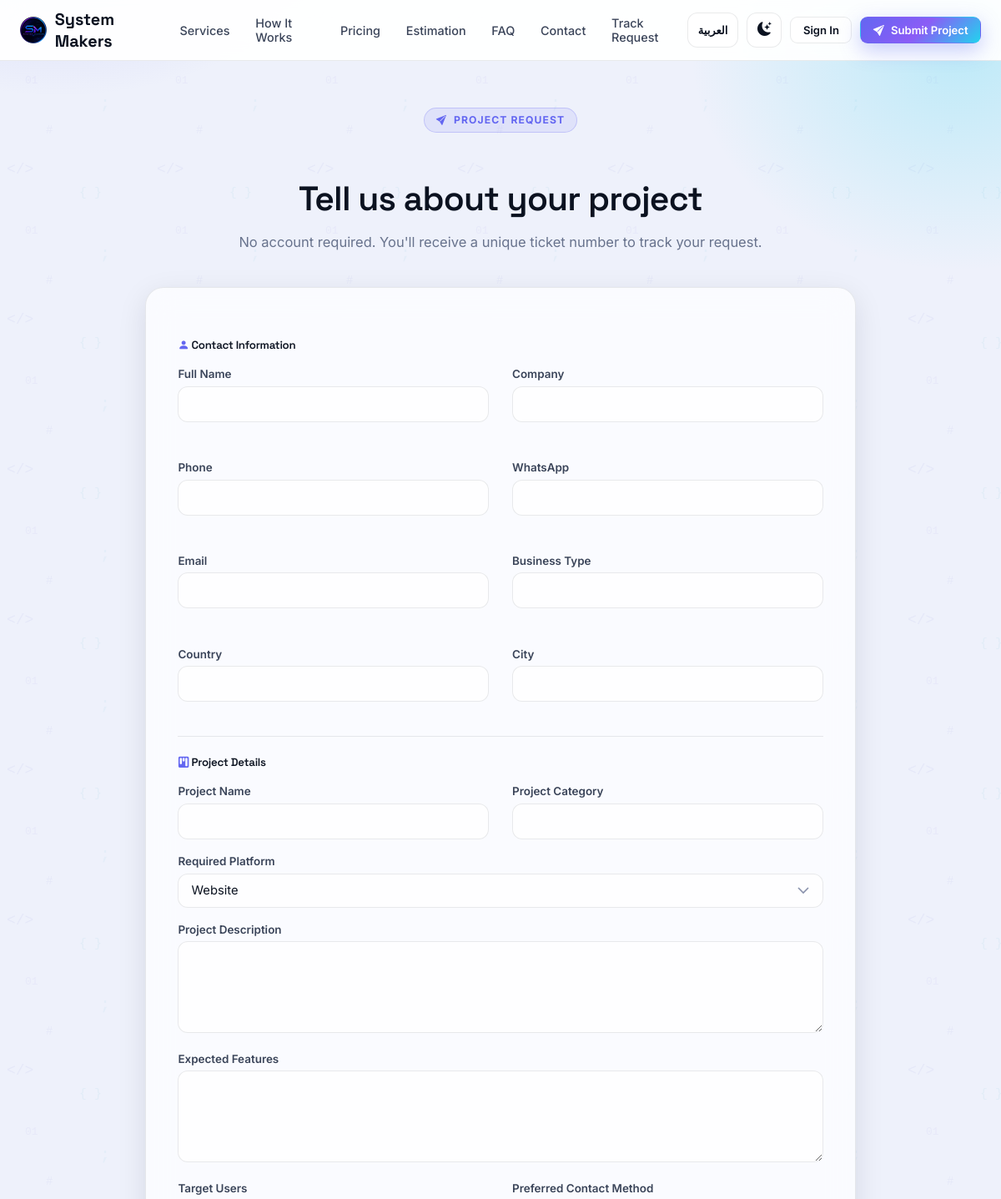
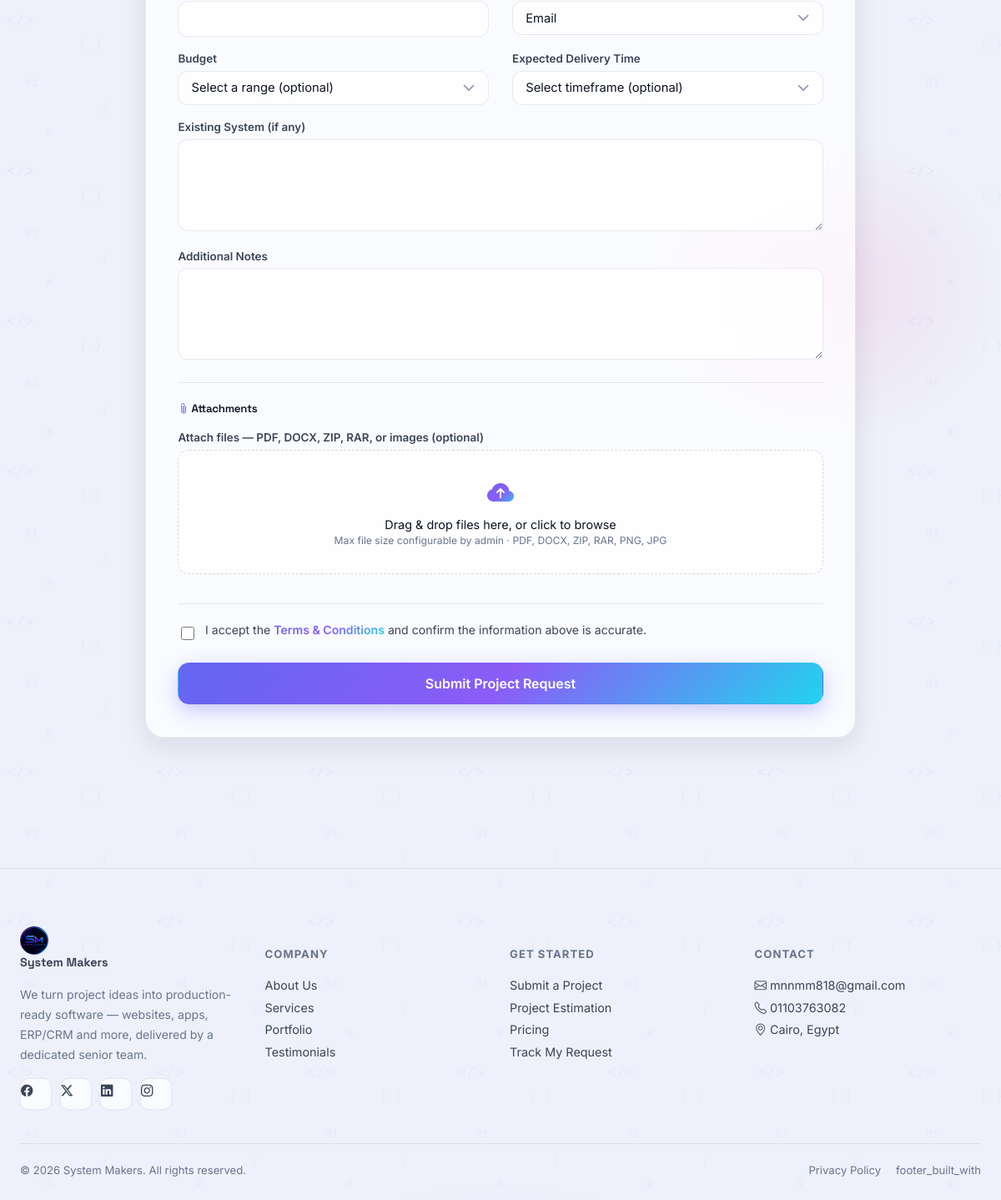
The page /request on the database its author committed (2 pictures, top to bottom).
### app/models/content.py (models this page shows, shortened)
class SiteSetting(db.Model):
    __tablename__ = "site_settings"
    id = db.Column(db.Integer, primary_key=True)
    key = db.Column(db.String(100), unique=True, nullable=False)
    value = db.Column(db.Text)
    updated_at = db.Column(db.DateTime, default=lambda: datetime.now(timezone.utc),
                            onupdate=lambda: datetime.now(timezone.utc))
    @staticmethod
    def get(key, default=""):
        row = SiteSetting.query.filter_by(key=key).first()
        return row.value if row else default

### app/routes/main.py (the view, shortened to what this page needs)
@main_bp.route("/request", methods=["GET", "POST"])
def project_request():
    form = _build_localized_request_form()
    if current_user.is_authenticated and not current_user.is_admin and request.method == "GET":
        form.full_name.data = current_user.full_name
        form.email.data = current_user.email
        form.phone.data = current_user.phone
        form.company.data = current_user.company
    return render_template("public/request_form.html", form=form)

### app/routes/main.py (called while the page is built)
@main_bp.context_processor
def inject_globals():
    return {
        "site_settings": {
            "contact_email": SiteSetting.get("contact_email", current_app.config["PROJECT_MANAGER_EMAIL"]),
            "contact_phone": SiteSetting.get("contact_phone", current_app.config["PROJECT_MANAGER_PHONE"]),
            "contact_address": SiteSetting.get("contact_address", "Cairo, Egypt"),
            "company_name": current_app.config["COMPANY_NAME"],
        }
    }

### app/translations.py (called while the page is built)
def get_translator(lang: str):
    table = TRANSLATIONS.get(lang, TRANSLATIONS["en"])
    fallback = TRANSLATIONS["en"]
    def t(key: str) -> str:
        return table.get(key) or fallback.get(key) or key
    return t

### app/utils/helpers.py (called while the page is built)
def localize_form_labels(form, t, mapping):
    for field_name, key in mapping.items():
        field = getattr(form, field_name, None)
        if field is not None:
            field.label.text = t(key)

def localize_choices(field, t, key_map):
    field.choices = [
        (value, t(key_map[value]) if value in key_map else label)
        for value, label in field.choices
    ]

### app/templates/public/request_form.html (shortened to what this page needs)
{% extends "layout_public.html" %}
{% macro field(f, col='') %}
<div class="field-group {{ col }}">
  {{ f.label(class="form-label") }}
  {{ f(class="form-control is-invalid" if f.errors else "form-control") }}
</div>
{% endmacro %}
{% macro select_field(f, col='') %}
<div class="field-group {{ col }}">
  {{ f.label(class="form-label") }}
  {{ f(class="form-select is-invalid" if f.errors else "form-select") }}
</div>
{% endmacro %}
{% block content %}
<section class="section" style="padding-top:56px;">
  <div class="container-xl" style="max-width:900px;">
    <div style="text-align:center; margin-bottom:40px;" class="reveal">
      <div class="eyebrow" style="margin-left:auto;margin-right:auto;"><i class="bi bi-send-fill"></i> {{ t('request_eyebrow') }}</div>
      <h1 class="section-title">{{ t('request_title') }}</h1>
      <p class="section-sub" style="margin:0 auto;">{{ t('request_sub') }}</p>
    </div>
    <form method="POST" enctype="multipart/form-data" class="glass reveal" style="padding:2.4rem;" novalidate>
      <h5 style="margin-bottom:18px;"><i class="bi bi-person-fill" style="color:var(--accent-indigo);"></i> {{ t('section_contact_info') }}</h5>
      <div class="grid-2">
        {{ field(form.full_name) }}
        {{ field(form.company) }}
        {{ field(form.phone) }}
        {{ field(form.whatsapp) }}
        {{ field(form.email) }}
        {{ field(form.business_type) }}
        {{ field(form.country) }}
        {{ field(form.city) }}
      </div>
      <div class="divider"></div>
      <h5 style="margin-bottom:18px;"><i class="bi bi-kanban-fill" style="color:var(--accent-indigo);"></i> {{ t('section_project_details') }}</h5>
      <div class="grid-2">
        {{ field(form.project_name) }}
        {{ field(form.project_category) }}
      </div>
      {{ select_field(form.platform) }}
      {{ field(form.description) }}
      {{ field(form.expected_features) }}
      <div class="grid-2">
        {{ field(form.target_users) }}
        {{ select_field(form.preferred_contact) }}
      </div>
      <div class="grid-2">
        {{ select_field(form.budget) }}
        {{ select_field(form.delivery_time) }}
      </div>
      {{ field(form.existing_system) }}
      {{ field(form.additional_notes) }}
      <div class="divider"></div>
      <h5 style="margin-bottom:18px;"><i class="bi bi-paperclip" style="color:var(--accent-indigo);"></i> {{ t('section_attachments') }}</h5>
      <div class="field-group">
        <label class="form-label">{{ t('attach_label') }}</label>
        <div class="dropzone" data-dropzone="{{ form.attachments.id }}">
          <i class="bi bi-cloud-arrow-up-fill"></i>
          <p style="margin:.6rem 0 0; font-size:.9rem;">{{ t('dropzone_text') }}</p>
          <p class="text-muted-2" style="font-size:.76rem; margin:.2rem 0 0;">{{ t('dropzone_note') }}</p>
        </div>
      </div>
      <div class="divider"></div>
      <div class="form-check" style="margin-bottom:24px;">
        {{ form.accept_terms(id="accept_terms") }}
        <label for="accept_terms" style="font-size:.88rem; color:var(--text-1);">
          {{ t('accept_terms_text') }} <a href="#" class="text-grad" style="font-weight:600;">{{ t('terms_link') }}</a> {{ t('accept_terms_confirm') }}
        </label>
      </div>
      {{ form.submit(class="btn btn-grad btn-lg btn-block") }}
    </form>
  </div>
</section>
{% endblock %}

### app/templates/partials/footer.html
<footer class="footer">
  <div class="container-xl">
    <div class="grid-4" style="margin-bottom:40px;">
      <div>
        <a href="{{ url_for('main.home') }}" class="brand" style="margin-bottom:14px;">
          <span class="brand-mark" style="background:transparent; box-shadow:none;"><img src="{{ url_for('static', filename='images/brand/logo_256.png') }}" alt="System Makers" style="width:100%;height:100%;object-fit:contain;"></span>
          {{ site_settings.company_name if site_settings else 'System Makers' }}
        </a>
        <p class="text-muted-2" style="font-size:.88rem; line-height:1.7; max-width:280px;">
          {{ t('footer_tagline') }}
        </p>
        <div style="display:flex; gap:10px; margin-top:16px;">
          <a href="#" class="social-icon"><i class="bi bi-facebook"></i></a>
          <a href="#" class="social-icon"><i class="bi bi-twitter-x"></i></a>
          <a href="#" class="social-icon"><i class="bi bi-linkedin"></i></a>
          <a href="#" class="social-icon"><i class="bi bi-instagram"></i></a>
        </div>
      </div>
      <div>
        <h6>{{ t('footer_company') }}</h6>
        <a href="{{ url_for('main.home') }}#about">{{ t('footer_about') }}</a>
        <a href="{{ url_for('main.services') }}">{{ t('nav_services') }}</a>
        <a href="{{ url_for('main.home') }}#portfolio">{{ t('footer_portfolio') }}</a>
        <a href="{{ url_for('main.home') }}#testimonials">{{ t('footer_testimonials') }}</a>
      </div>
      <div>
        <h6>{{ t('footer_get_started') }}</h6>
        <a href="{{ url_for('main.project_request') }}">{{ t('footer_submit_project') }}</a>
        <a href="{{ url_for('main.estimation') }}">{{ t('footer_estimation') }}</a>
        <a href="{{ url_for('main.pricing') }}">{{ t('nav_pricing') }}</a>
        <a href="{{ url_for('main.track_request') }}">{{ t('footer_track') }}</a>
      </div>
      <div>
        <h6>{{ t('footer_contact') }}</h6>
        <a href="mailto:{{ site_settings.contact_email if site_settings else '' }}">
          <i class="bi bi-envelope"></i> {{ site_settings.contact_email if site_settings else 'contact@clientflow.local' }}
        </a>
        <a href="tel:{{ site_settings.contact_phone if site_settings else '' }}">
          <i class="bi bi-telephone"></i> {{ site_settings.contact_phone if site_settings else '' }}
        </a>
        <a href="#"><i class="bi bi-geo-alt"></i> {{ site_settings.contact_address if site_settings else 'Cairo, Egypt' }}</a>
      </div>
    </div>
    <div class="divider"></div>
    <div style="display:flex; justify-content:space-between; flex-wrap:wrap; gap:10px;">
      <span class="text-muted-2" style="font-size:.82rem;">© {{ current_year }} {{ site_settings.company_name if site_settings else 'System Makers' }}. {{ t('footer_rights') }}</span>
      <div style="display:flex; gap:18px; align-items:center;">
        <a href="{{ url_for('main.privacy_policy') }}" class="text-muted-2" style="font-size:.82rem; padding:0;">{{ t('footer_privacy') }}</a>
        <span class="text-muted-2" style="font-size:.82rem;">{{ t('footer_built_with') }}</span>
      </div>
    </div>
  </div>
</footer>

### rows shown on the page
SiteSetting: value "mnnmm818@gmail.com"
SiteSetting: value "01103763082"
SiteSetting: value "Cairo, Egypt"

### other values the page prints
{{ site_settings.company_name if site_settings else 'System Makers' }} "System Makers"
{{ t('nav_services') }} "Services"
{{ t('nav_how_it_works') }} "How It Works"
{{ t('nav_pricing') }} "Pricing"
{{ t('nav_estimation') }} "Estimation"
{{ t('nav_faq') }} "FAQ"
{{ t('nav_contact') }} "Contact"
{{ t('nav_track') }} "Track Request"
{{ t('lang_switch') }} "العربية"
{{ t('nav_sign_in') }} "Sign In"
{{ t('nav_submit_project') }} "Submit Project"
{{ t('request_eyebrow') }} "PROJECT REQUEST"
{{ t('request_title') }} "Tell us about your project"
{{ t('request_sub') }} "No account required. You'll receive a unique ticket number to track your request."
{{ t('section_contact_info') }} "Contact Information"
